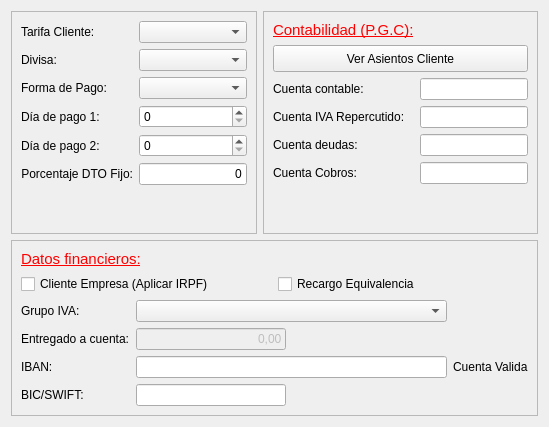
         <widget class="QWidget" name="tab_Datos_bancarios_financieros">
          <property name="styleSheet">
           <string notr="true"/>
          </property>
          <attribute name="title">
           <string>Datos Bancarios y Financieros</string>
          </attribute>
          <layout class="QGridLayout" name="gridLayout_16">
           <item row="0" column="0">
            <widget class="QFrame" name="frame_9">
             <property name="frameShape">
              <enum>QFrame::Shape::StyledPanel</enum>
             </property>
             <property name="frameShadow">
              <enum>QFrame::Shadow::Raised</enum>
             </property>
             <layout class="QFormLayout" name="formLayout_5">
              <item row="0" column="0">
               <widget class="QLabel" name="label_33">
                <property name="text">
                 <string>Tarifa Cliente:</string>
                </property>
               </widget>
              </item>
              <item row="0" column="1">
               <widget class="QComboBox" name="id_tarifa"/>
              </item>
              <item row="1" column="0">
               <widget class="QLabel" name="label_65">
                <property name="text">
                 <string>Divisa:</string>
                </property>
               </widget>
              </item>
              <item row="1" column="1">
               <widget class="QComboBox" name="id_divisa"/>
              </item>
              <item row="2" column="0">
               <widget class="QLabel" name="label_67">
                <property name="text">
                 <string>Forma de Pago:</string>
                </property>
               </widget>
              </item>
              <item row="2" column="1">
               <widget class="QComboBox" name="id_forma_pago"/>
              </item>
              <item row="3" column="0">
               <widget class="QLabel" name="label_68">
                <property name="text">
                 <string>Día de pago 1:</string>
                </property>
               </widget>
              </item>
              <item row="3" column="1">
               <widget class="QSpinBox" name="dia_pago1"/>
              </item>
              <item row="4" column="0">
               <widget class="QLabel" name="label_69">
                <property name="text">
                 <string>Día de pago 2:</string>
                </property>
               </widget>
              </item>
              <item row="4" column="1">
               <widget class="QSpinBox" name="dia_pago2"/>
              </item>
              <item row="5" column="0">
               <widget class="QLabel" name="label_32">
                <property name="text">
                 <string>Porcentaje DTO Fijo:</string>
                </property>
                <property name="alignment">
                 <set>Qt::AlignmentFlag::AlignRight|Qt::AlignmentFlag::AlignTrailing|Qt::AlignmentFlag::AlignVCenter</set>
                </property>
               </widget>
              </item>
              <item row="5" column="1">
               <widget class="QLineEdit" name="porc_dto_cliente">
                <property name="text">
                 <string>0</string>
                </property>
                <property name="alignment">
                 <set>Qt::AlignmentFlag::AlignRight|Qt::AlignmentFlag::AlignTrailing|Qt::AlignmentFlag::AlignVCenter</set>
                </property>
               </widget>
              </item>
             </layout>
            </widget>
           </item>
           <item row="0" column="1">
            <widget class="QFrame" name="frame_6">
             <property name="frameShape">
              <enum>QFrame::Shape::StyledPanel</enum>
             </property>
             <property name="frameShadow">
              <enum>QFrame::Shadow::Raised</enum>
             </property>
             <layout class="QGridLayout" name="gridLayout_15">
              <item row="1" column="0" colspan="2">
               <widget class="QPushButton" name="btnVerAsientosCliente">
                <property name="minimumSize">
                 <size>
                  <width>0</width>
                  <height>27</height>
                 </size>
                </property>
                <property name="text">
                 <string>Ver Asientos Cliente</string>
                </property>
               </widget>
              </item>
              <item row="3" column="0">
               <widget class="QLabel" name="label_72">
                <property name="text">
                 <string>Cuenta IVA Repercutido:</string>
                </property>
               </widget>
              </item>
              <item row="3" column="1">
               <widget class="QLineEdit" name="cuenta_iva_repercutido"/>
              </item>
              <item row="5" column="0">
               <widget class="QLabel" name="label_74">
                <property name="text">
                 <string>Cuenta Cobros:</string>
                </property>
               </widget>
              </item>
              <item row="0" column="0">
               <widget class="QLabel" name="label_70">
                <property name="text">
                 <string>&lt;html&gt;&lt;head/&gt;&lt;body&gt;&lt;p&gt;&lt;span style=&quot; font-size:11pt; text-decoration: underline; color:#ff0000;&quot;&gt;Contabilidad (P.G.C):&lt;/span&gt;&lt;/p&gt;&lt;/body&gt;&lt;/html&gt;</string>
                </property>
               </widget>
              </item>
              <item row="4" column="1">
               <widget class="QLineEdit" name="cuenta_deudas"/>
              </item>
              <item row="2" column="1">
               <widget class="QLineEdit" name="cuenta_contable"/>
              </item>
              <item row="4" column="0">
               <widget class="QLabel" name="label_73">
                <property name="text">
                 <string>Cuenta deudas:</string>
                </property>
               </widget>
              </item>
              <item row="2" column="0">
               <widget class="QLabel" name="label_71">
                <property name="text">
                 <string>Cuenta contable:</string>
                </property>
               </widget>
              </item>
              <item row="5" column="1">
               <widget class="QLineEdit" name="cuenta_cobros"/>
              </item>
              <item row="6" column="1">
               <spacer name="verticalSpacer_2">
                <property name="orientation">
                 <enum>Qt::Orientation::Vertical</enum>
                </property>
                <property name="sizeHint" stdset="0">
                 <size>
                  <width>20</width>
                  <height>40</height>
                 </size>
                </property>
               </spacer>
              </item>
             </layout>
            </widget>
           </item>
           <item row="1" column="0" colspan="2">
            <widget class="QFrame" name="frame_7">
             <property name="frameShape">
              <enum>QFrame::Shape::StyledPanel</enum>
             </property>
             <property name="frameShadow">
              <enum>QFrame::Shadow::Raised</enum>
             </property>
             <layout class="QGridLayout" name="gridLayout_14">
              <item row="0" column="0">
               <widget class="QLabel" name="label_75">
                <property name="sizePolicy">
                 <sizepolicy hsizetype="Preferred" vsizetype="Maximum">
                  <horstretch>0</horstretch>
                  <verstretch>0</verstretch>
                 </sizepolicy>
                </property>
                <property name="text">
                 <string>&lt;html&gt;&lt;head/&gt;&lt;body&gt;&lt;p&gt;&lt;span style=&quot; font-size:11pt; text-decoration: underline; color:#ff0000;&quot;&gt;Datos financieros:&lt;/span&gt;&lt;/p&gt;&lt;/body&gt;&lt;/html&gt;</string>
                </property>
               </widget>
              </item>
              <item row="1" column="0">
               <layout class="QHBoxLayout" name="horizontalLayout_3">
                <item>
                 <widget class="QCheckBox" name="irpf">
                  <property name="text">
                   <string>Cliente Empresa (Aplicar IRPF)</string>
                  </property>
                 </widget>
                </item>
                <item>
                 <widget class="QCheckBox" name="recargo_equivalencia">
                  <property name="text">
                   <string>Recargo Equivalencia</string>
                  </property>
                 </widget>
                </item>
               </layout>
              </item>
              <item row="2" column="0">
               <layout class="QGridLayout" name="gridLayout_31">
                <item row="4" column="1">
                 <widget class="QLineEdit" name="iban">
                  <property name="maximumSize">
                   <size>
                    <width>16777215</width>
                    <height>16777215</height>
                   </size>
                  </property>
                 </widget>
                </item>
                <item row="8" column="0">
                 <widget class="QLabel" name="label_5">
                  <property name="text">
                   <string>BIC/SWIFT:</string>
                  </property>
                 </widget>
                </item>
                <item row="3" column="1">
                 <widget class="QLineEdit" name="importe_a_cuenta">
                  <property name="enabled">
                   <bool>false</bool>
                  </property>
                  <property name="maximumSize">
                   <size>
                    <width>150</width>
                    <height>16777215</height>
                   </size>
                  </property>
                  <property name="focusPolicy">
                   <enum>Qt::FocusPolicy::NoFocus</enum>
                  </property>
                  <property name="text">
                   <string>0,00</string>
                  </property>
                  <property name="alignment">
                   <set>Qt::AlignmentFlag::AlignRight|Qt::AlignmentFlag::AlignTrailing|Qt::AlignmentFlag::AlignVCenter</set>
                  </property>
                 </widget>
                </item>
                <item row="3" column="0">
                 <widget class="QLabel" name="label_76">
                  <property name="text">
                   <string>Entregado a cuenta:</string>
                  </property>
                 </widget>
                </item>
                <item row="4" column="0">
                 <widget class="QLabel" name="label_78">
                  <property name="text">
                   <string>IBAN:</string>
                  </property>
                 </widget>
                </item>
                <item row="8" column="1">
                 <widget class="QLineEdit" name="bic_swift">
                  <property name="maximumSize">
                   <size>
                    <width>150</width>
                    <height>16777215</height>
                   </size>
                  </property>
                 </widget>
                </item>
                <item row="4" column="3">
                 <widget class="QLabel" name="lblCuentavalida">
                  <property name="text">
                   <string>Cuenta Valida</string>
                  </property>
                 </widget>
                </item>
                <item row="2" column="1">
                 <widget class="QComboBox" name="grupo_iva"/>
                </item>
                <item row="2" column="0">
                 <widget class="QLabel" name="label_8">
                  <property name="text">
                   <string>Grupo IVA:</string>
                  </property>
                 </widget>
                </item>
               </layout>
              </item>
             </layout>
            </widget>
           </item>
          </layout>
         </widget>
